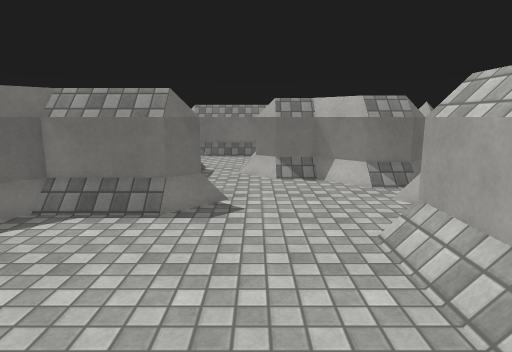
View 1 (above)

24 first-person views from a walk through a scene from a Unity 3-D project. The camera is 1.5 m above the floor, tilts 10° down and sees 75° across. The floor is counted in squares, 0.5 m on a side. Each view is taken from the middle of a square. On the plan, view 1 faces up. The plan holds only what a view shows up to about 20 squares ahead; the rest is blank. The place goes on beyond the plan. The player character is not drawn. Surface patterns are stand-ins for the level's own textures.

View 2
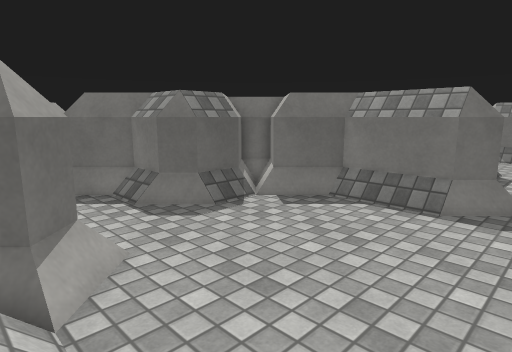

View 3
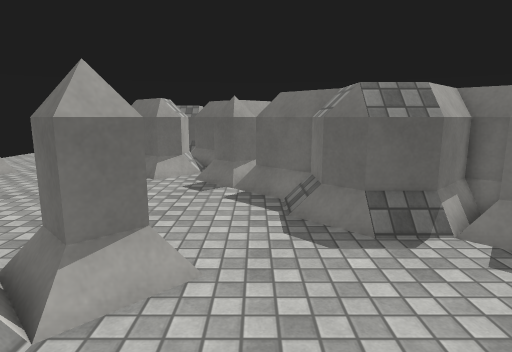

View 4
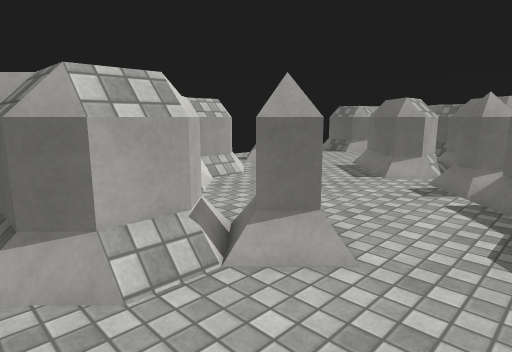

View 5
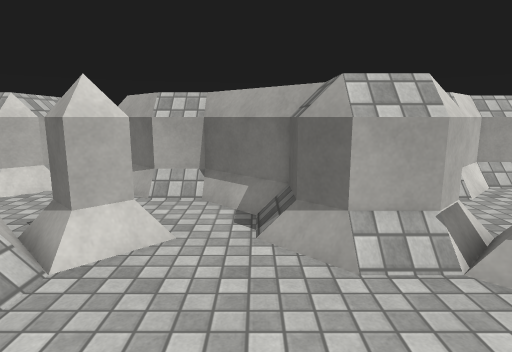

View 6
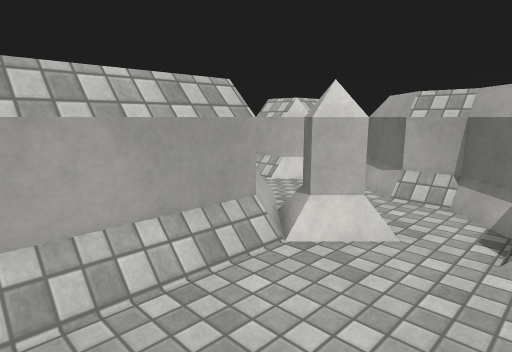

View 7
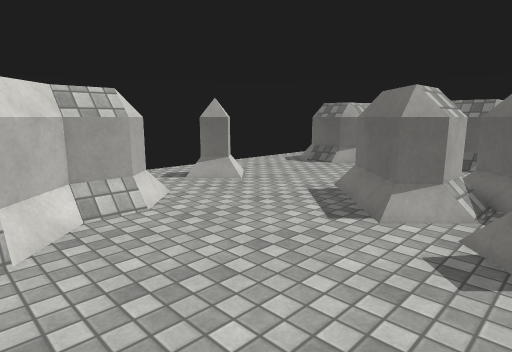

View 8
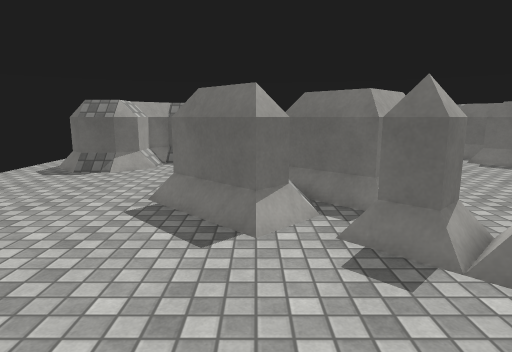

View 9
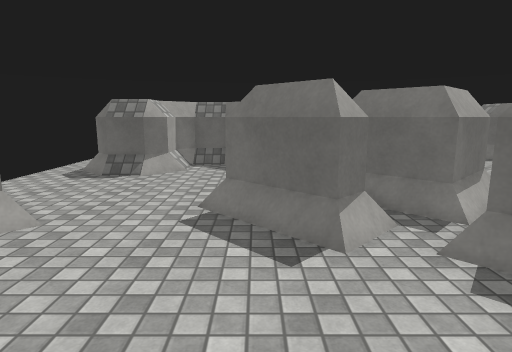

View 10
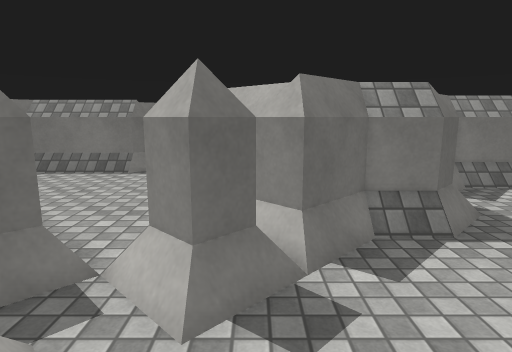

View 11
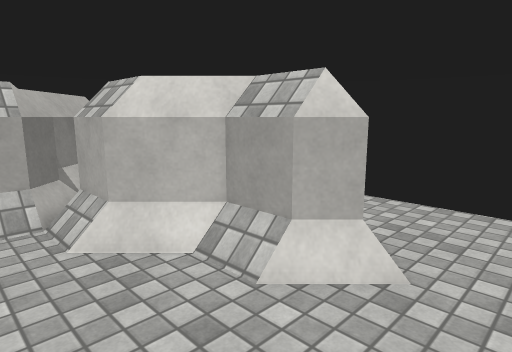

View 12
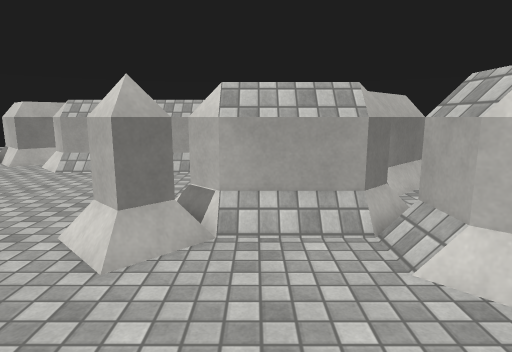

View 13
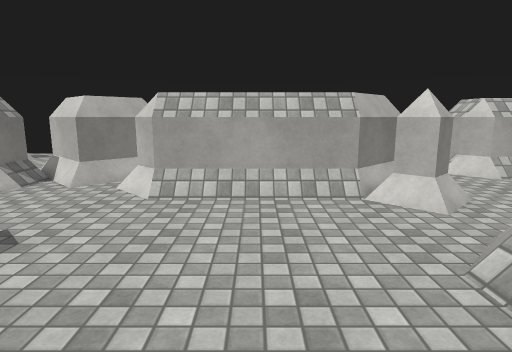

View 14
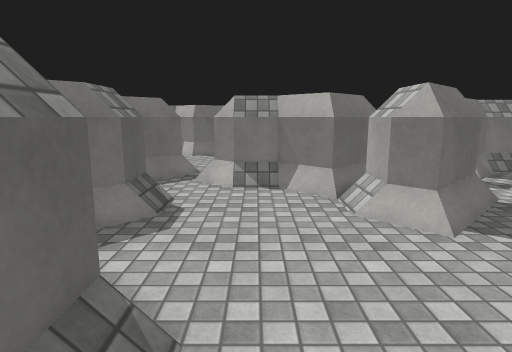

View 15
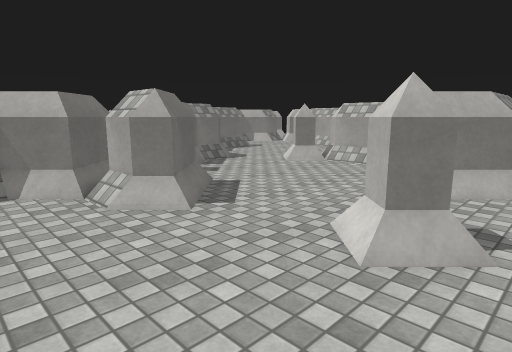

View 16
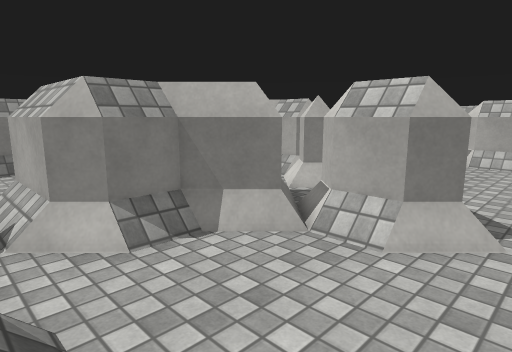

View 17
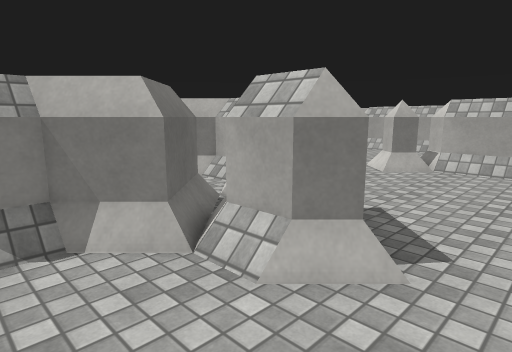

View 18
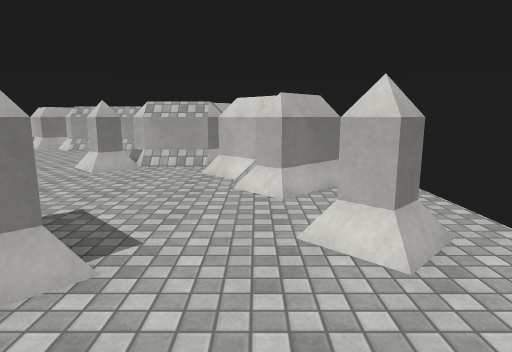

View 19
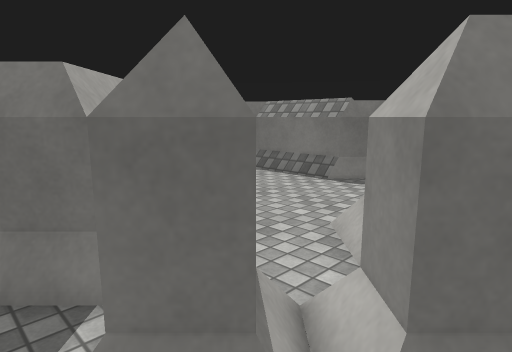

View 20
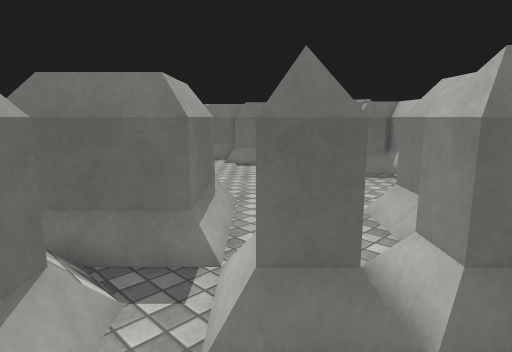

View 21
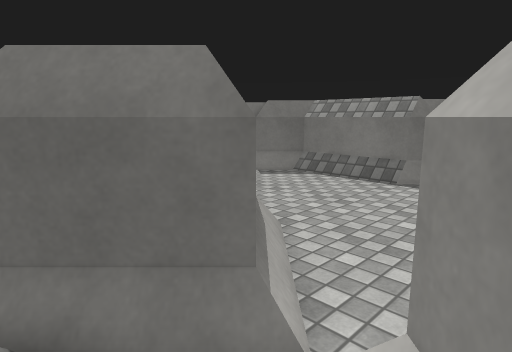

View 22
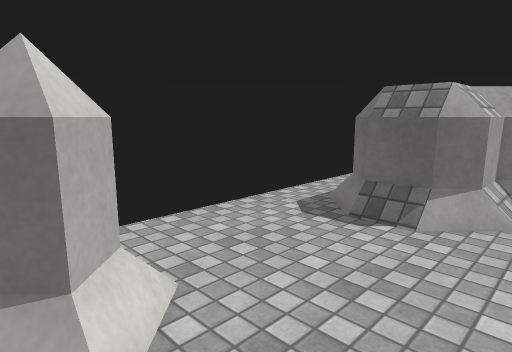

View 23
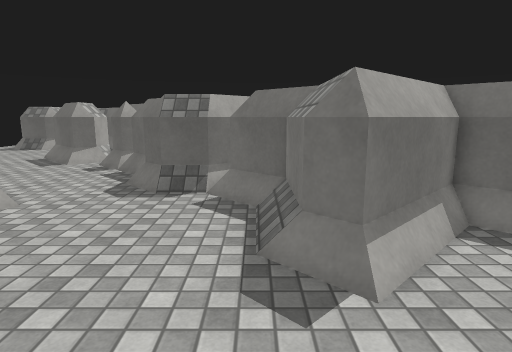

View 24
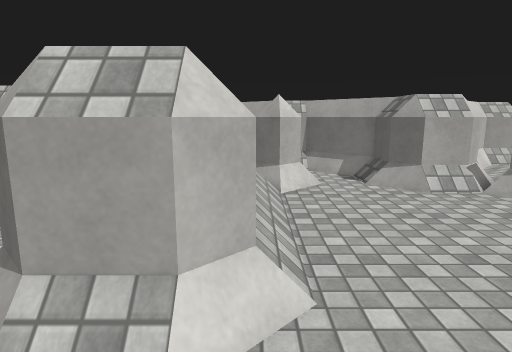

### Floor plan
Key: @ floor where view 1 was taken; # wall or solid block; . floor; ^ raised ledge.
Columns run from 30 left of view 1 to 8 right of it. Each row starts with its distance up from view 1.
 16  ^^^^^^##              ###........#####
 15 ^#^^^^^^#.              ###.......#^^^#
 14 ##.........              ###.........##
 13 #..........               ###........##
 12 ...........        #  #^^^^##........##
 11  ..........      ^^#####^^^^#........##
 10  ...........     ^######.............##
  9  ...........      ^#.##...........#^^^
  8    ......... #     ^^.............^^^^^
  7      ........##    ^^.............^^
  6   ^    ......##^^^^^^.............^^
  5  .^^   ^#.....^ ##^^#.............^^
  4 #.^^   ^##....^###................^^
  3 #.^^    ###..#.##.................^^
  2 ..^^^^^ ###..##...................^^
  1 ..#^^## ###..##........##.........^^
  0 .....#####.............##.....@...^^
 -1  ......  ^^^...........  ^^^#....#.##
 -2 ^.......^####...........^^^^^....####^
 -3 ^.......^####...........^^ ^^....# .#^
 -4 ^.......^###............^^ ^##........
 -5 #.......###.............^^ ^###........
 -6 ........................^^  ####.......
 -7 ....................#^^^ ^  ####^^#...#
 -8 ...................##^^^   ####^^^##..^
 -9 ^^#.............#^^##      ..##   ^# .^
-10 ^^^.............## ^^         #^   ## ^
-11  ^^........##....##           #^
-12  ^^........##.....#^^^^
-13  ^#........# .....#^
-14 ...................
-15 ...................

Positions as (right, up) in squares from view 1, and headings:
1: (0, 0), facing up
2: (0, -1), facing up-left
3: (-1, 3), facing left
4: (-1, 5), facing down-left
5: (-1, 6), facing down
6: (-2, 6), facing down-right
7: (-8, 2), facing down-left
8: (-9, -2), facing left
9: (-10, -4), facing left
10: (-16, -4), facing up
11: (-17, -4), facing down-right
12: (-15, -3), facing right
13: (-9, 4), facing right
14: (-26, -14), facing up
15: (-27, -15), facing up-right
16: (-30, -7), facing up-right
17: (-27, -8), facing up-right
18: (-27, -9), facing right
19: (-14, 0), facing up-left
20: (-14, -2), facing up-left
21: (-17, -1), facing up-left
22: (-18, -7), facing down-left
23: (4, 10), facing left
24: (4, 13), facing down
